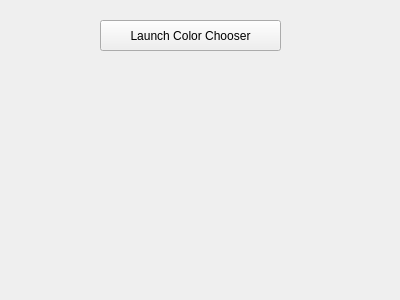
<?xml version="1.0" encoding="UTF-8"?>
<ui version="4.0">
 <class>MainWindow</class>
 <widget class="QMainWindow" name="MainWindow">
  <property name="geometry">
   <rect>
    <x>0</x>
    <y>0</y>
    <width>400</width>
    <height>300</height>
   </rect>
  </property>
  <property name="windowTitle">
   <string>MainWindow</string>
  </property>
  <widget class="QWidget" name="centralWidget">
   <widget class="QPushButton" name="pushButton">
    <property name="geometry">
     <rect>
      <x>100</x>
      <y>20</y>
      <width>181</width>
      <height>31</height>
     </rect>
    </property>
    <property name="text">
     <string>Launch Color Chooser</string>
    </property>
   </widget>
  </widget>
 </widget>
 <layoutdefault spacing="6" margin="11"/>
 <resources/>
 <connections/>
</ui>
